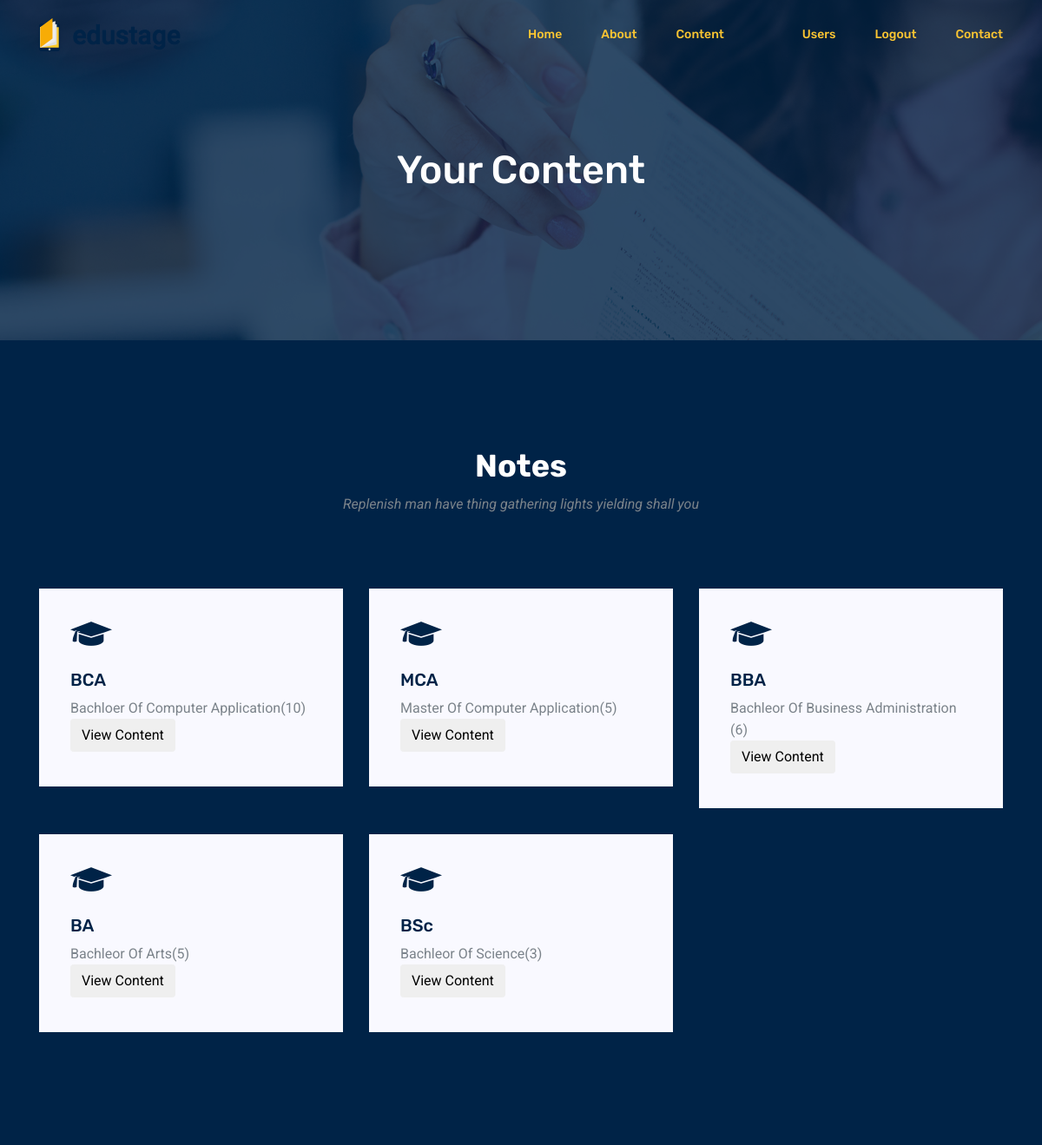
Page /content/index.php on the committed database.
### tables this page shows
CREATE TABLE `course` (
  `id` int(11) NOT NULL,
  `name` varchar(100) NOT NULL,
  `details` varchar(1000) NOT NULL,
  `modules` int(11) NOT NULL,
  `status` int(11) NOT NULL DEFAULT '1'
);

### content/index.php (the view)
<?php
include("header.php");
include("head.php");
$get_cou = mysql_query("SELECT * FROM `course` WHERE status = '1' ",$con);
?>
<body>
  <section class="banner_area">
    <div class="banner_inner d-flex align-items-center">
      <div class="overlay"></div>
      <div class="container">
        <div class="row justify-content-center">
          <div class="col-lg-6">
            <div class="banner_content text-center">
              <h2>Your Content</h2>
            </div>
          </div>
        </div>
      </div>
    </div>
  </section>
<section class="feature_area section_gap_top title-bg">
      <div class="container">
        <div class="row justify-content-center">
          <div class="col-lg-5">
            <div class="main_title">
              <h2 class="mb-3 text-white">Notes</h2>
              <p>
                Replenish man have thing gathering lights yielding shall you
              </p>
            </div>
          </div>
        </div>
        <div class="row">
          <?php
          while ($a = mysql_fetch_assoc($get_cou) ) {
            ?>
          <div class="col-lg-4 col-md-6">
            <div class="single_feature">
              <div class="icon"><span class="flaticon-student"></span></div>
              <div class="desc">
                <h4 class="mt-3 mb-2"><?=$a['name']; ?></h4>
                <p>
                  <?=$a['details']; ?>(<?=$a['modules']; ?>)
                </p>
                <a href="../view_course.php?id=<?=$a['id']; ?>">
                <button type="button"
                class="btn" name="button">View Content</button>
                </a>
              </div>
            </div>
          </div>
          <?php
        }
        ?>
        </div>
      </div>
    </section>
</body>
<?php
include("footer.php");
?>

### rows in the picture
course: name "BCA", details "Bachloer Of Computer Application", modules "10"
course: name "MCA", details "Master Of Computer Application", modules "5"
course: name "BBA", details "Bachleor Of Business Administration", modules "6"
course: name "BA", details "Bachleor Of Arts", modules "5"
course: name "BSc", details "Bachleor Of Science", modules "3"
